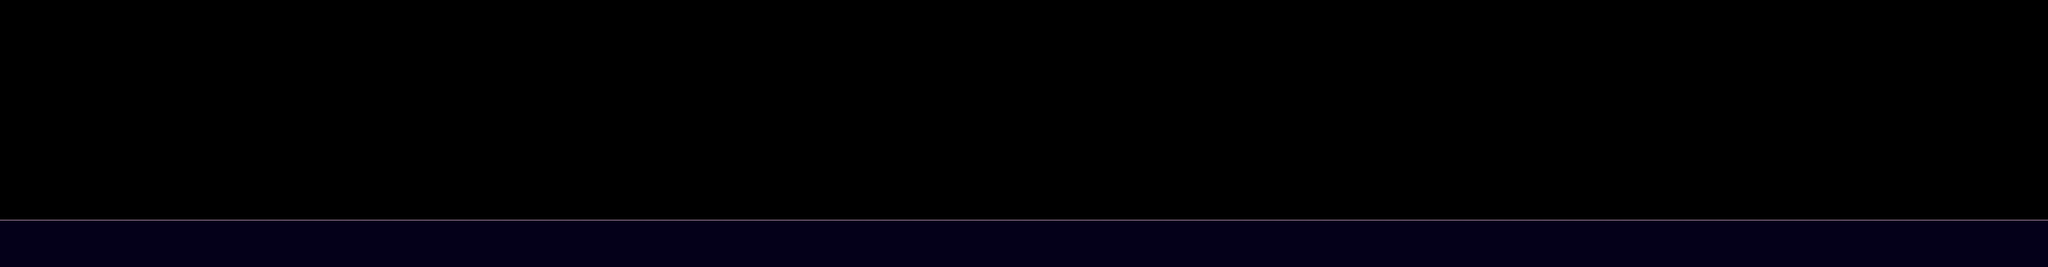

This game map was drawn from its Tiled (.tmx) file and the tilesets committed beside it. A one-line description and the trimmed map source follow:
An orthogonal 130x17 tile map with 64x64 px tiles, 1 tile layer (walls), 5 tilesets and 25 objects (8x Weighted Platform, 3x laser, 3x Checkpoint, 2x Moving Platform, 0, ...).

<map version="1.10" tiledversion="1.10.2" orientation="orthogonal" renderorder="right-down" width="130" height="17" tilewidth="64" tileheight="64" infinite="0" nextlayerid="20" nextobjectid="691">
 <editorsettings>
  <export format="json" />
 </editorsettings>
 <tileset firstgid="1" source="Images.tsx" />
 <tileset firstgid="75" source="platforms.tsx" />
 <tileset firstgid="148" source="walls.tsx" />
 <tileset firstgid="160" source="Backgrounds.tsx" />
 <tileset firstgid="164" source="rabbeatTileset.tsx" />
 <objectgroup id="2" name="background">
  <object id="536" name="0" gid="57" x="1439" y="757" width="130" height="130">
   <properties>
    <property name="num" type="int" value="0" />
   </properties>
  </object>
  <object id="690" gid="163" x="0" y="1088" width="6464" height="1088" />
 </objectgroup>
 <objectgroup id="18" name="backgroundArt" />
 <layer id="1" name="walls" width="130" height="17">
  <data>[2210 cells, 390 non-empty, 2 distinct tile ids]</data>
 </layer>
 <objectgroup id="10" name="weightedPlatforms">
  <object id="673" type="Weighted Platform" gid="139" x="432" y="1568" width="192" height="32">
   <properties>
    <property name="genre" value="jazz" />
    <property name="platformInterval" type="int" value="1" />
    <property name="waitTime" type="int" value="3" />
   </properties>
  </object>
  <object id="674" type="Weighted Platform" gid="141" x="432" y="1632" width="192" height="32">
   <properties>
    <property name="platformInterval" type="int" value="1" />
    <property name="waitTime" type="int" value="3" />
   </properties>
  </object>
  <object id="675" type="Weighted Platform" gid="142" x="208" y="1696" width="128" height="32">
   <properties>
    <property name="genre" value="jazz" />
    <property name="num" type="int" value="1" />
    <property name="platformInterval" type="int" value="1" />
    <property name="waitTime" type="int" value="3" />
   </properties>
  </object>
  <object id="676" type="Weighted Platform" gid="143" x="336" y="1696" width="128" height="32">
   <properties>
    <property name="genre" value="jazz" />
    <property name="num" type="int" value="2" />
    <property name="platformInterval" type="int" value="1" />
    <property name="waitTime" type="int" value="3" />
   </properties>
  </object>
  <object id="677" type="Weighted Platform" gid="144" x="464" y="1696" width="128" height="32">
   <properties>
    <property name="genre" value="jazz" />
    <property name="num" type="int" value="3" />
    <property name="platformInterval" type="int" value="1" />
    <property name="waitTime" type="int" value="3" />
   </properties>
  </object>
  <object id="678" type="Weighted Platform" gid="145" x="208" y="1792" width="128" height="32">
   <properties>
    <property name="num" type="int" value="1" />
    <property name="platformInterval" type="int" value="1" />
    <property name="waitTime" type="int" value="3" />
   </properties>
  </object>
  <object id="679" type="Weighted Platform" gid="146" x="320" y="1792" width="128" height="32">
   <properties>
    <property name="num" type="int" value="2" />
    <property name="platformInterval" type="int" value="1" />
    <property name="waitTime" type="int" value="3" />
   </properties>
  </object>
  <object id="680" type="Weighted Platform" gid="147" x="448" y="1792" width="128" height="32">
   <properties>
    <property name="num" type="int" value="3" />
    <property name="platformInterval" type="int" value="1" />
    <property name="waitTime" type="int" value="3" />
   </properties>
  </object>
 </objectgroup>
 <objectgroup id="16" name="movingPlatforms">
  <object id="681" type="Moving Platform" gid="140" x="416" y="1872" width="192" height="32">
   <properties>
    <property name="pos" type="int" value="1" />
   </properties>
  </object>
  <object id="682" type="Moving Platform" gid="140" x="208" y="1872" width="192" height="32" />
 </objectgroup>
 <objectgroup id="13" name="platforms">
  <object id="662" gid="132" x="320" y="1280" width="128" height="32">
   <properties>
    <property name="align" value="right" />
   </properties>
  </object>
  <object id="663" gid="131" x="304" y="1216" width="128" height="32">
   <properties>
    <property name="align" value="mid" />
   </properties>
  </object>
  <object id="665" gid="130" x="288" y="1344" width="128" height="32">
   <properties>
    <property name="align" value="left" />
   </properties>
  </object>
  <object id="670" type="laser" gid="136" x="320" y="1568" width="36" height="64">
   <properties>
    <property name="align" value="bottom" />
   </properties>
  </object>
  <object id="671" type="laser" gid="137" x="320" y="1520" width="36" height="64">
   <properties>
    <property name="align" value="middle" />
   </properties>
  </object>
  <object id="672" type="laser" gid="138" x="400" y="880" width="36" height="64">
   <properties>
    <property name="align" value="top" />
   </properties>
  </object>
 </objectgroup>
 <objectgroup id="7" name="enemies">
  <object id="548" type="Bear" gid="9" x="0" y="1392" width="173" height="200">
   <properties>
    <property name="beatList" value="15" />
   </properties>
  </object>
  <object id="687" type="Bat" gid="59" x="-64" y="1664" width="176" height="97" />
  <object id="685" type="Beehive" gid="14" x="0" y="1568" width="150" height="150" />
 </objectgroup>
 <objectgroup id="8" name="checkpoints">
  <object id="565" type="Checkpoint" gid="8" x="80" y="896" width="130" height="130">
   <properties>
    <property name="num" type="int" value="0" />
   </properties>
  </object>
  <object id="576" type="Checkpoint" gid="8" x="704" y="896" width="130" height="130">
   <properties>
    <property name="num" type="int" value="2" />
   </properties>
  </object>
  <object id="669" type="Checkpoint" gid="8" x="448" y="896" width="130" height="130">
   <properties>
    <property name="num" type="int" value="1" />
   </properties>
  </object>
 </objectgroup>
 <objectgroup id="6" name="player">
  <object id="2" name="player" gid="3" x="192" y="896" width="75" height="142" />
 </objectgroup>
 <objectgroup id="9" name="goal" />
 <objectgroup id="12" name="foregroundArt" class="bigwire" />
</map>
